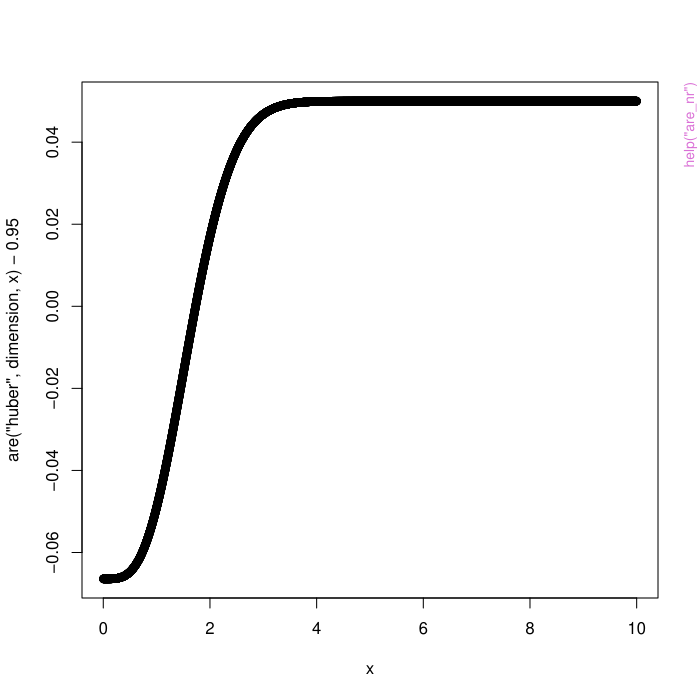

This figure's R source:
pkgname <- "GeodRegr"
source(file.path(R.home("share"), "R", "examples-header.R"))
options(warn = 1)
options(pager = "console")
library('GeodRegr')

base::assign(".oldSearch", base::search(), pos = 'CheckExEnv')
base::assign(".old_wd", base::getwd(), pos = 'CheckExEnv')
cleanEx()
nameEx("are")
### * are

flush(stderr()); flush(stdout())

### Name: are
### Title: Approximate ARE of an M-type estimator to the least-squares
###   estimator
### Aliases: are

### ** Examples

are('l1', 10)




cleanEx()
nameEx("are_nr")
### * are_nr

flush(stderr()); flush(stdout())

### Name: are_nr
### Title: Newton-Raphson method for the 'are' function
### Aliases: are_nr

### ** Examples

dimension <- 4
x <- 1:10000 / 1000
# use a graph of the are function to pick a good starting point
plot(x, are('huber', dimension, x) - 0.95)
are_nr('huber', dimension, 2)




cleanEx()
nameEx("calvaria")
### * calvaria

flush(stderr()); flush(stdout())

### Name: calvaria
### Title: Data on calvaria growth in rat skulls
### Aliases: calvaria
### Keywords: datasets

### ** Examples

# we will test the robustness of each estimator by comparing their
# performance on the original (corrupted) data set to that of the L_2
# estimator on the uncorrupted data set (with the 4 problematic data points
# removed).

data(calvaria)

manifold <- 'kendall'

contam_x_data <- calvaria$x
contam_mean_x <- mean(contam_x_data)
contam_x_data <- contam_x_data - contam_mean_x # center x data
uncontam_x_data <- calvaria$x[ -c(23, 101, 104, 160)]
uncontam_mean_x <- mean(uncontam_x_data)
uncontam_x_data <- uncontam_x_data - uncontam_mean_x # center x data

contam_y_data <- calvaria$y
uncontam_y_data <- calvaria$y[, -c(23, 101, 104, 160)] # remove corrupted
    # columns

landmarks <- dim(contam_y_data)[1]
dimension <- 2 * landmarks - 4

# we ignore Huber's estimator as the L_1 estimator already has an
# (approximate) efficiency above 95% in 12 dimensions; see documentation for
# the are and are_nr functions

tol <- 1e-5
uncontam_l2 <- geo_reg(manifold, uncontam_x_data, uncontam_y_data,
    'l2', p_tol = tol, V_tol = tol)
contam_l2 <- geo_reg(manifold, contam_x_data, contam_y_data,
    'l2', p_tol = tol, V_tol = tol)
contam_l1 <- geo_reg(manifold, contam_x_data, contam_y_data,
    'l1', p_tol = tol, V_tol = tol)
contam_tukey <- geo_reg(manifold, contam_x_data, contam_y_data,
    'tukey', are_nr('tukey', dimension, 10, 0.99), p_tol = tol, V_tol = tol)

geodesics <- vector('list')
geodesics[[1]] <- uncontam_l2
geodesics[[2]] <- contam_l2
geodesics[[3]] <- contam_l1
geodesics[[4]] <- contam_tukey

loss(manifold, geodesics[[1]]$p, geodesics[[1]]$V, uncontam_x_data,
    uncontam_y_data, 'l2')
loss(manifold, geodesics[[2]]$p, geodesics[[2]]$V, contam_x_data,
    contam_y_data, 'l2')
loss(manifold, geodesics[[3]]$p, geodesics[[3]]$V, contam_x_data,
    contam_y_data, 'l1')
loss(manifold, geodesics[[4]]$p, geodesics[[4]]$V, contam_x_data,
    contam_y_data, 'tukey', are_nr('tukey', dimension, 10, 0.99))

# visualization of each geodesic

oldpar <- par(mfrow = c(1, 4))

days <- c(7, 14, 21, 30, 40, 60, 90, 150)
pal <- colorRampPalette(c("blue", "red"))(length(days))

# each predicted geodesic will be represented as a sequence of the predicted
# shapes at each of the above ages, the blue contour will show the predicted
# shape on day 7 and the red contour the predicted shape on day 150

contour <- vector('list')

for (i in 1:length(days)) {
  contour[[i]] <- exp_map(manifold, geodesics[[1]]$p, (days[i] -
      uncontam_mean_x) * geodesics[[1]]$V)
  contour[[i]] <- c(contour[[i]], contour[[i]][1])
}
plot(Re(contour[[length(days)]]), Im(contour[[length(days)]]), type = 'n',
    xaxt = 'n', yaxt = 'n', ann = FALSE, asp = 1)
 for (i in 1:length(days)) {
   lines(Re(contour[[i]]), Im(contour[[i]]), col = pal[i])
}
for (j in 2:4) {
  for (i in 1:length(days)) {
    contour[[i]] <- exp_map(manifold, geodesics[[j]]$p, (days[i] -
        contam_mean_x) * geodesics[[j]]$V)
    contour[[i]] <- c(contour[[i]], contour[[i]][1])
  }
  plot(Re(contour[[length(days)]]), Im(contour[[length(days)]]), type = 'n',
      xaxt = 'n', yaxt = 'n', ann = FALSE, asp = 1)
  for (i in 1:length(days)) {
    lines(Re(contour[[i]]), Im(contour[[i]]), col = pal[i])
  }
}
# even with a mere 4 corrupted landmarks out of a total of 8 * 168 = 1344, we
# can clearly see that contam_l2, the second image, looks slightly
# different from all the others, especially near the top of the image.

par(oldpar)




graphics::par(get("par.postscript", pos = 'CheckExEnv'))
cleanEx()
nameEx("exp_map")
### * exp_map

flush(stderr()); flush(stdout())

### Name: exp_map
### Title: Exponential map
### Aliases: exp_map

### ** Examples

exp_map('sphere', c(1, 0, 0, 0, 0), c(0, 0, pi / 4, 0, 0))




cleanEx()
nameEx("geo_dist")
### * geo_dist

flush(stderr()); flush(stdout())

### Name: geo_dist
### Title: Geodesic distance between two points on a manifold
### Aliases: geo_dist

### ** Examples

p1 <- matrix(rnorm(10), ncol = 2)
p1 <- p1[, 1] + (1i) * p1[, 2]
p1 <- (p1 - mean(p1)) / norm(p1 - mean(p1), type = '2')
p2 <- matrix(rnorm(10), ncol = 2)
p2 <- p2[, 1] + (1i) * p2[, 2]
p2 <- (p2 - mean(p2)) / norm(p2 - mean(p2), type = '2')
geo_dist('kendall', p1, p2)




cleanEx()
nameEx("geo_reg")
### * geo_reg

flush(stderr()); flush(stdout())

### Name: geo_reg
### Title: Gradient descent for (robust) geodesic regression
### Aliases: geo_reg

### ** Examples

# an example of multiple regression with two independent variables, with 64
# data points

x <- matrix(runif(2 * 64), ncol = 2)
x <- t(t(x) - colMeans(x))
y <- matrix(0L, nrow = 4, ncol = 64)
for (i in 1:64) {
  y[, i] <- exp_map('sphere', c(1, 0, 0, 0), c(0, runif(1), runif(1),
      runif(1)))
}
geo_reg('sphere', x, y, 'tukey', c = are_nr('tukey', 2, 6))




cleanEx()
nameEx("intrinsic_location")
### * intrinsic_location

flush(stderr()); flush(stdout())

### Name: intrinsic_location
### Title: Gradient descent for location based on M-type estimators
### Aliases: intrinsic_location

### ** Examples

y <- matrix(runif(100, 1000, 2000), nrow = 10)
intrinsic_location('euclidean', y, 'l2')




cleanEx()
nameEx("log_map")
### * log_map

flush(stderr()); flush(stdout())

### Name: log_map
### Title: Logarithm map
### Aliases: log_map

### ** Examples

log_map('sphere', c(0, 1, 0, 0), c(0, 0, 1, 0))




cleanEx()
nameEx("loss")
### * loss

flush(stderr()); flush(stdout())

### Name: loss
### Title: Loss
### Aliases: loss

### ** Examples

y <- matrix(0L, nrow = 3, ncol = 64)
for (i in 1:64) {
  y[, i] <- exp_map('sphere', c(1, 0, 0), c(0, runif(1), runif(1)))
}
intrinsic_mean <- intrinsic_location('sphere', y, 'l2')
loss('sphere', intrinsic_mean, numeric(3), numeric(64), y, 'l2')




cleanEx()
nameEx("onmanifold")
### * onmanifold

flush(stderr()); flush(stdout())

### Name: onmanifold
### Title: Manifold check and projection
### Aliases: onmanifold

### ** Examples

y1 <- matrix(rnorm(10), ncol = 2)
y1 <- y1[, 1] + (1i) * y1[, 2]
y2 <- matrix(rnorm(10), ncol = 2)
y2 <- y2[, 1] + (1i) * y2[, 2]
y3 <- matrix(rnorm(10), ncol = 2)
y3 <- y3[, 1] + (1i) * y3[, 2]
y3 <- (y3 - mean(y3)) / norm(y3 - mean(y3), type = '2') # project onto preshape space
y <- matrix(c(y1, y2, y3), ncol = 3)
onmanifold('kendall', y)




cleanEx()
nameEx("par_trans")
### * par_trans

flush(stderr()); flush(stdout())

### Name: par_trans
### Title: Parallel transport
### Aliases: par_trans

### ** Examples

p1 <- matrix(rnorm(10), ncol = 2)
p1 <- p1[, 1] + (1i) * p1[, 2]
p1 <- (p1 - mean(p1)) / norm(p1 - mean(p1), type = '2') # project onto pre-shape space
p2 <- matrix(rnorm(10), ncol = 2)
p2 <- p2[, 1] + (1i) * p2[, 2]
p2 <- (p2 - mean(p2)) / norm(p2 - mean(p2), type = '2') # project onto pre-shape space
p3 <- matrix(rnorm(10), ncol = 2)
p3 <- p3[, 1] + (1i) * p3[, 2]
p3 <- (p3 - mean(p3)) / norm(p3 - mean(p3), type = '2') # project onto pre-shape space
v <- log_map('kendall', p1, p3)
par_trans('kendall', p1, p2, v)




### * <FOOTER>
###
cleanEx()
options(digits = 7L)
base::cat("Time elapsed: ", proc.time() - base::get("ptime", pos = 'CheckExEnv'),"\n")
grDevices::dev.off()
###
### Local variables: ***
### mode: outline-minor ***
### outline-regexp: "\\(> \\)?### [*]+" ***
### End: ***
quit('no')
